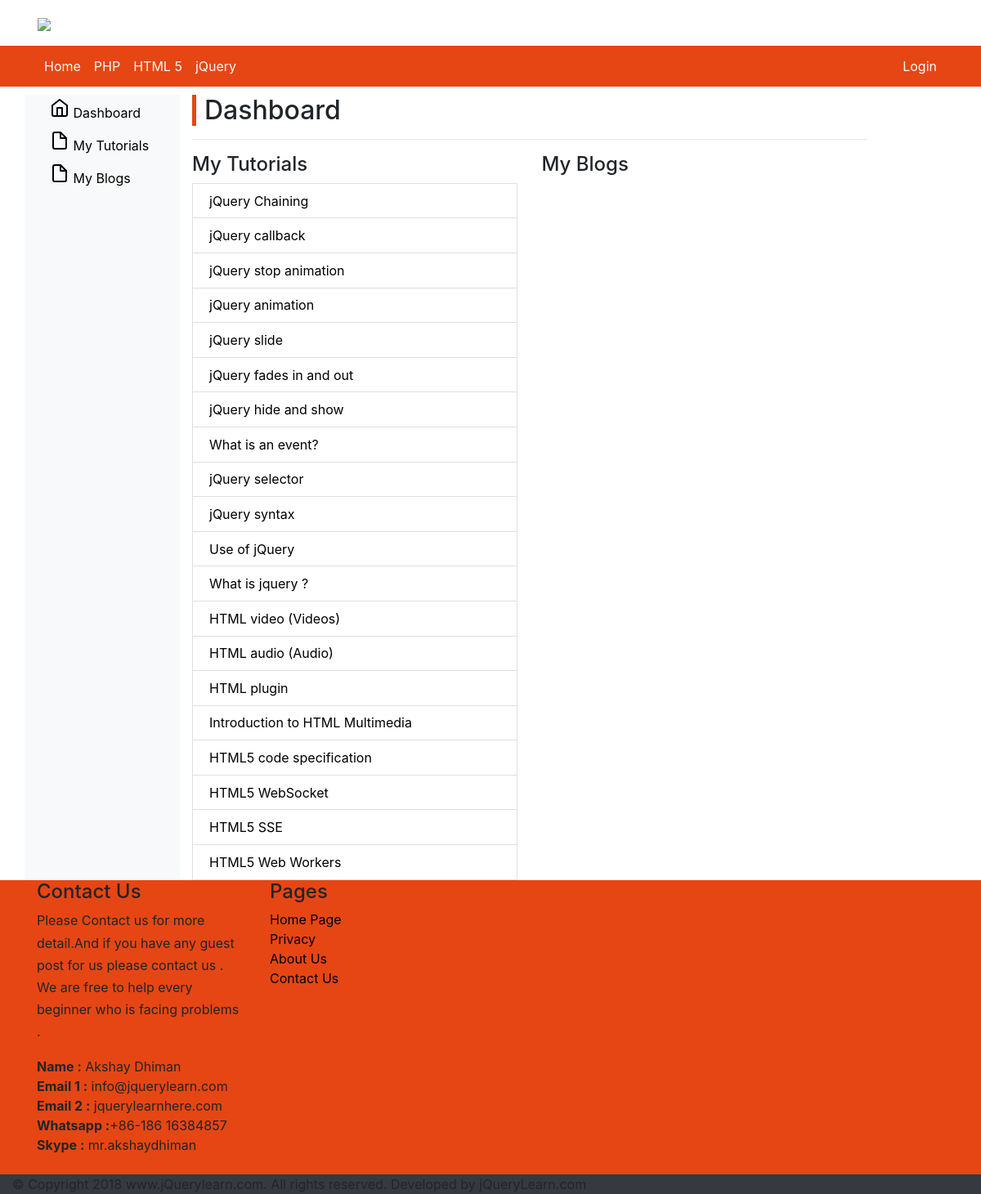
The page /jQuerylearn/index.php/dashboard/dashboard on the database its author committed.
### tables this page shows
CREATE TABLE `lesson_cat` (
  `id` int(11) NOT NULL,
  `lesson_name` varchar(100) NOT NULL,
  `slug` varchar(100) NOT NULL,
  `remarks` varchar(100) NOT NULL,
  `date` timestamp NOT NULL DEFAULT current_timestamp() ON UPDATE current_timestamp(),
  `status` int(11) DEFAULT NULL
);

CREATE TABLE `lesson_post` (
  `id` int(11) NOT NULL,
  `sub_cat_id` int(11) NOT NULL,
  `slug` varchar(590) NOT NULL,
  `post_title` varchar(500) NOT NULL,
  `post` longtext NOT NULL,
  `seo_keyword` varchar(1000) DEFAULT NULL,
  `seo_title` varchar(300) NOT NULL,
  `seo_description` varchar(400) DEFAULT NULL,
  `last_updated` timestamp NOT NULL DEFAULT current_timestamp(),
  `updated_by` varchar(100) NOT NULL DEFAULT 'no one'
);

### jQuerylearn/application/controllers/dashboard/Dashboard.php (called while the page is built, shortened)
<?php
class Dashboard extends CI_Controller {
	 public function  __construct()
	{
		  $this->load->model('Category');
		  $this->load->model('Dashboard_data');
	}
	public function index()
	{
		$data['menu'] = $this->Category->category_cat();
		$this->load->view('template/header',$data);
		$result['tutorial'] = $this->Dashboard_data->tutuorial();
		$this->load->view('dashboard/dashboard',$result);
		$this->load->view('template/footer');
	}
}

### jQuerylearn/index.php (called while the page is built, shortened)
<?php
require_once BASEPATH.'core/CodeIgniter.php';

### jQuerylearn/application/models/Category.php (called while the page is built, shortened)
<?php
class Category extends CI_Model
{
		public function category_cat()
			{
				$this->db->where('status','1');
				$query = $this->db->get('lesson_cat');
				return $query->result_object();
			}
}
?>

### jQuerylearn/application/models/Dashboard_data.php (called while the page is built, shortened)
<?php
class Dashboard_data extends CI_Model
{
		public function tutuorial()
			{
				$this->db->order_by('id','desc');
				$this->db->limit('20');
				$query = $this->db->get('lesson_post');
				return $query->result_object();
			}
}
?>

### jQuerylearn/application/views/dashboard/dashboard.php (the view, shortened to what this page needs)
?><!DOCTYPE html>
<div class='container shadow padding-top10'>
    <div class='row'>
	<nav class="col-md-2 d-none d-md-block bg-light sidebar">
          <div class="sidebar-sticky">
            <ul class="nav flex-column">
              <li class="nav-item">
                <a class="nav-link active" href="#">
                  Dashboard <span class="sr-only">(current)</span>
                </a>
              </li>
              <li class="nav-item">
                <a class="nav-link" href="#">
                 My Tutorials
                </a>
              </li>
              <li class="nav-item">
                <a class="nav-link" href="#">
                  My Blogs
                </a>
              </li>
            </ul>
          </div>
        </nav>
        <div class='col-lg-9'>
       <h1>Dashboard</h1>
      <hr>
			<div class='row'>
				 <div class='col-lg-6'>
					<h4>My Tutorials</h4>
						<div class="data">
							<ul class="list-group">
								<?php foreach($tutorial as $value): ?>
								<li class="list-group-item"><a href='<?php echo base_url('edit/post/').$value->id; ?>'><?php echo $value->post_title; ?></a></li>
								<?php endforeach; ?>
							</ul>
						</div>
				 </div>
				 <div class='col-lg-6'>
				 	<h4>My Blogs</h4>
				 </div>
			</div>
        </div>
    </div>
</div>

### jQuerylearn/application/views/template/header.php (shortened to what this page needs)
?><!DOCTYPE html>
<html lang='en'>
<head>
	<link href="<?php echo base_url('assets/css/bootstrap.min.css');?>" rel="stylesheet">
</head>
<body>
	<nav class="navbar navbar-expand-lg  container logo">
	<a TITLE='home page' class="navbar-brand" href="<?php echo base_url(); ?>"><img style="width: 230px;" src='<?php echo base_url(); ?>assets/images/logo.png'></a>
	<a title="Log In" class="nav-link text-light facebook_like" href="https://jquerylearn.com/Login/index">
		  </a>
	</nav>
<div class='jqheader bg-danger'>
		<nav class="navbar navbar-expand-lg  container ">
		  <div class="collapse navbar-collapse" id="navbarNavDropdown">
			<ul class="navbar-nav mr-auto">
			 <li class="nav-item active">
					<a  TITLE='home page'class="nav-link text-light" href="<?php echo base_url(); ?>">Home<span class="sr-only">(current)</span></a>
					</li>
			<?php
				foreach($menu as $value)
				{
					echo '<li class="nav-item">
					<a class="nav-link text-light"  TITLE="'.$value->lesson_name.'" href="'.base_url('tutorial/'.$value->slug).'">'.$value->lesson_name.'<span class="sr-only">(current)</span></a>
					</li>';
				}
			?>
			</ul>
			<ul class="navbar-nav float-lg-right ">
			<li class="nav-item    ">
			<?php
			if ($this->session->userdata('logged_in') == 1)
			 {
				echo '<a TITLE="Log In" class="nav-link text-light"  href="'.base_url('Login/log_out').'">Log Out ('.$this->session->userdata('username').')</a> ';
			 }
			 else
			 {
				echo '<a   TITLE="Log In" class="nav-link text-light" href="'.base_url('Login/index').'">Login</a>' ;
			 }
			?>
			</li>
			</ul>
		  </div>
		</nav>
</div>

### jQuerylearn/application/views/template/footer.php (shortened to what this page needs)
?><!DOCTYPE html>
 <footer>
<div class='bg-danger'>
	<div class="container">
	<div class="row">
		<div class="col-lg-3">
			<div class='footer_data'>
				<h4>Contact Us</h4>
				<p>Please Contact us for more detail.And if you have any guest post for us please contact us . We are free to help every beginner who is facing problems . </p>
				<b>Name :</b> Akshay Dhiman<br>
				<b>Email 1 :</b> info@jquerylearn.com <br>
				<b>Email 2 :</b> jquerylearnhere.com <br>
				<b>Whatsapp :</b>+86-186 16384857<br>
				<b>Skype :</b> mr.akshaydhiman<br><br>
			</div>
		</div>
		<div class="col-lg-3">
			<div class='footer_data'>
				<h4>Pages</h4>
				<ul class="list-unstyled">
					<li><a href='<?php base_url(); ?>'>Home Page</a></li>
					<li><a href='<?php base_url(); ?>/p/privacy'>Privacy</a></li>
					<li><a href='<?php base_url(); ?>/p/about_us'>About Us</a></li>
					<li><a href='<?php base_url(); ?>/p/Contact_us'>Contact Us</a></li>
				</ul>
			</div>
		</div>
		<div class="col-lg-3">
		</div>
		<div class="col-lg-3">
		</div>
		</div>
	</div>
</div>
	<div class='container-fluid bg-dark lower_footer'>
		<a title="home page">© Copyright 2018 www.jQuerylearn.com. All rights reserved. Developed by jQueryLearn.com</a>
  </div>
 </footer>
 </body>
</html>

### rows shown on the page
lesson_cat: lesson_name "PHP"
lesson_cat: lesson_name "HTML 5"
lesson_cat: lesson_name "jQuery"
lesson_post: post_title "jQuery Chaining"
lesson_post: post_title "jQuery callback"
lesson_post: post_title "jQuery stop animation"
lesson_post: post_title "jQuery animation"
lesson_post: post_title "jQuery slide"
lesson_post: post_title "jQuery fades in and out"
lesson_post: post_title "jQuery hide and show"
lesson_post: post_title "What is an event?"
lesson_post: post_title "jQuery selector"
lesson_post: post_title "jQuery syntax"
lesson_post: post_title "Use of jQuery"
lesson_post: post_title "What is jquery ?"
lesson_post: post_title "HTML video (Videos)"
lesson_post: post_title "HTML audio (Audio)"
lesson_post: post_title "HTML plugin"
lesson_post: post_title "Introduction to HTML Multimedia"
lesson_post: post_title "HTML5 code specification"
lesson_post: post_title "HTML5 WebSocket"
lesson_post: post_title "HTML5 SSE"
lesson_post: post_title "HTML5 Web Workers"
